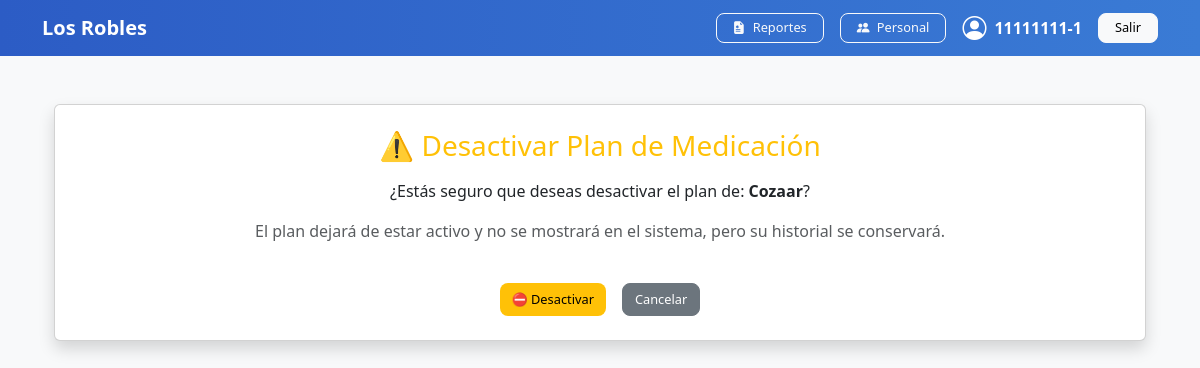
The app's page /plan/eliminar/3/ (signed in), older data.
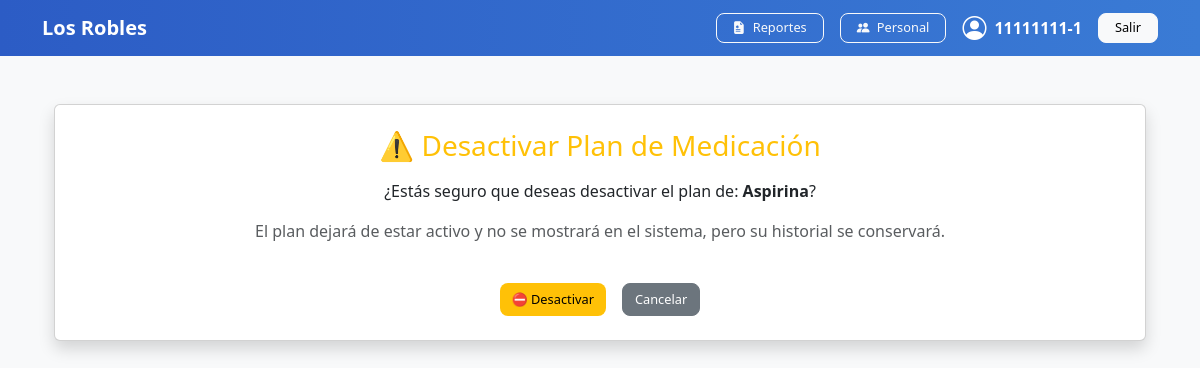
The same page, newer data.
### gestion/models.py (models this page shows, shortened)
class PlanMedicacion(models.Model):
    residente = models.ForeignKey(Residente, on_delete=models.CASCADE)
    medicamento = models.ForeignKey(Medicamento, on_delete=models.CASCADE)
    dosis = models.CharField(max_length=100)
    stock_actual = models.IntegerField(default=0, help_text="Pastillas traídas por la familia")
    frecuencia_horas = models.IntegerField(help_text="Cada cuántas horas se administra")
    hora_inicio = models.TimeField()
    fecha_inicio_plan = models.DateField()
    activo = models.BooleanField(default=True)

class Medicamento(models.Model):
    nombre_comercial = models.CharField(max_length=100)
    nombre_generico = models.CharField(max_length=100)
    miligramos = models.FloatField()
    presentacion = models.CharField(max_length=50, help_text="Ej: Comprimidos, Jarabe")

### gestion/views.py (the view)
# urls.py: path('plan/eliminar/<int:id>/', views.eliminar_plan, name='eliminar_plan'),
@login_required(login_url='gestion:login')
def eliminar_plan(request, id):
    plan = get_object_or_404(PlanMedicacion, id=id)
    if request.method == 'POST':
        plan.activo = False
        plan.save()
        messages.success(request, "Plan desactivado correctamente")
        return redirect('gestion:lista_residentes')
    return render(request, 'gestion/confirmar_eliminar_plan.html', {
        'plan': plan
    })

### gestion/templates/gestion/confirmar_eliminar_plan.html (shortened to what this page needs)
{% extends 'gestion/base.html' %}
{% block contenido %}
<div class="container mt-5">
    <div class="card shadow p-4 text-center">
        <h3 class="text-warning mb-3">⚠️ Desactivar Plan de Medicación</h3>
        <p>
            ¿Estás seguro que deseas desactivar el plan de:
            <strong>{{ plan.medicamento.nombre_comercial }}</strong>?
        </p>
        <p class="text-muted">
            El plan dejará de estar activo y no se mostrará en el sistema,
            pero su historial se conservará.
        </p>
        <form method="POST">
            <div class="d-flex justify-content-center gap-3 mt-4">
                <button type="submit" class="btn btn-warning">
                    ⛔ Desactivar
                </button>
                <a href="{% url 'gestion:lista_residentes' %}" class="btn btn-secondary">
                    Cancelar
                </a>
            </div>
        </form>
    </div>
</div>
{% endblock %}

Row changes from the older to the newer data that the page shows:
changed PlanMedicacion: medicamento.nombre_comercial "Cozaar" → "Aspirina"
